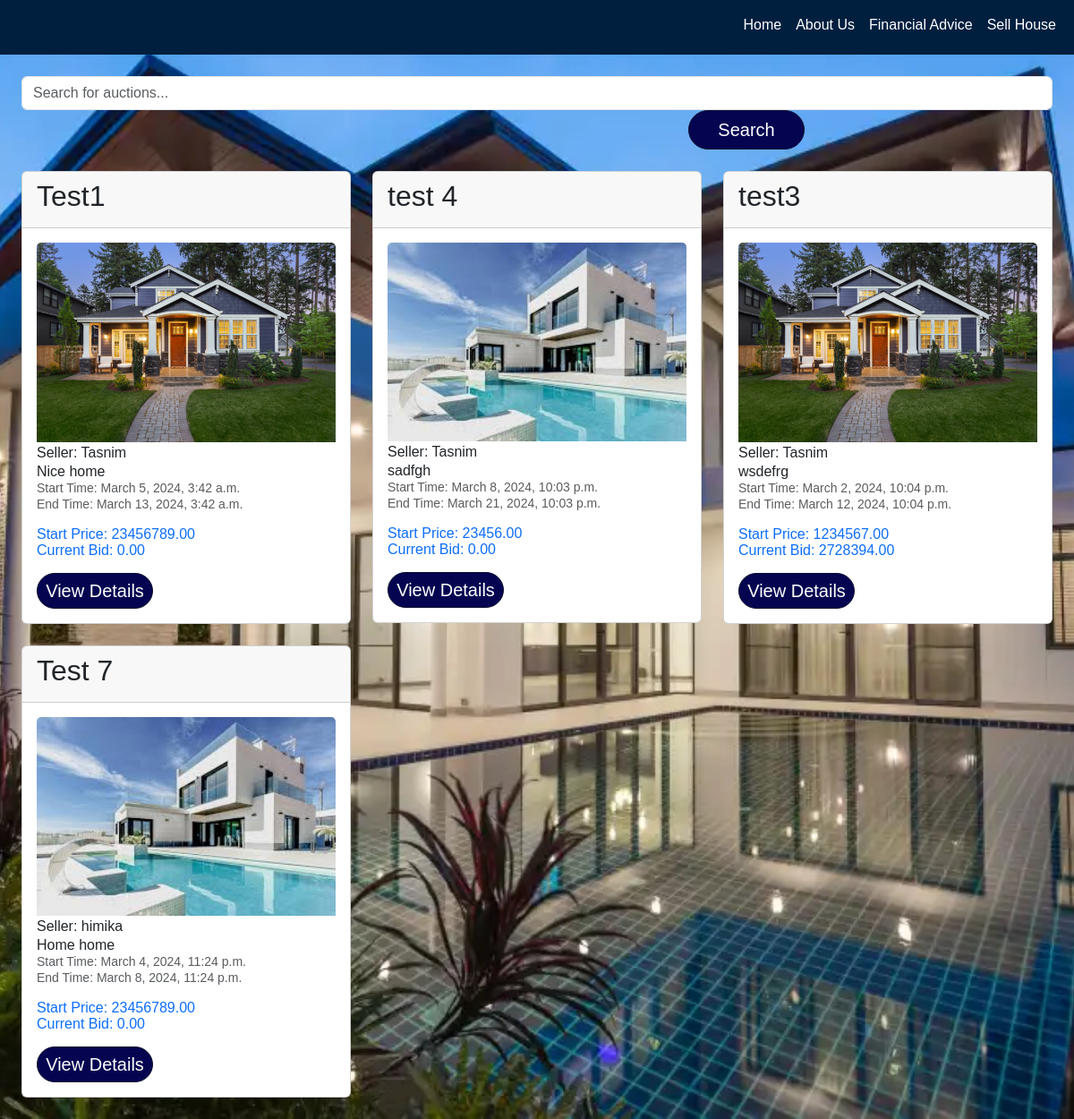
/search-past-auctions/, run on an earlier commit of the app's database.
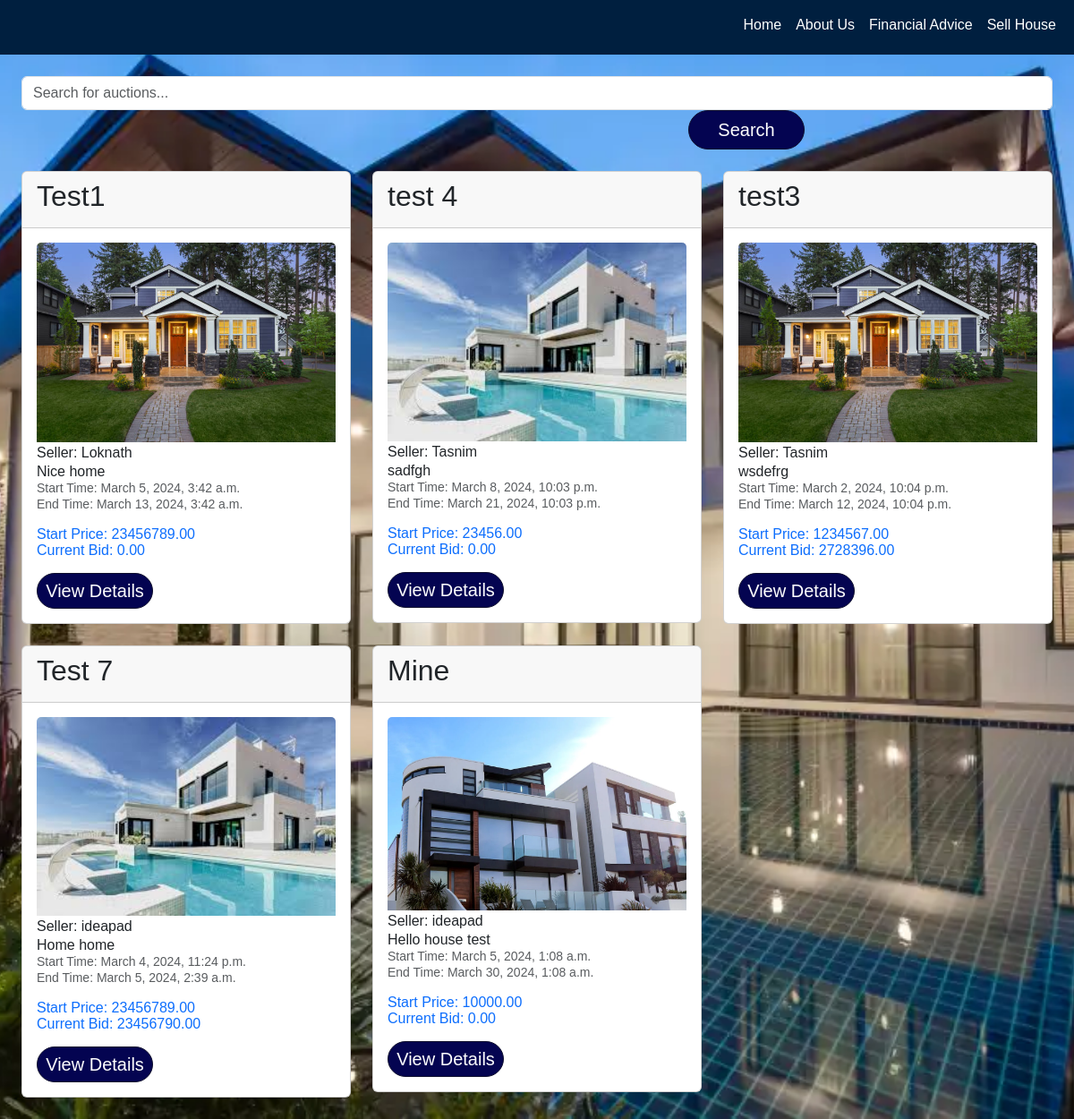
And on a later commit of the database.
### website/models.py (models this page shows, shortened)
class AuctionItem(models.Model):
    title = models.CharField(max_length=255)
    description = models.TextField()
    address = models.CharField(max_length=255)
    start_price = models.DecimalField(max_digits=10, decimal_places=2)
    current_bid = models.DecimalField(max_digits=10, decimal_places=2, default=0.00)
    current_bid_by = models.ForeignKey(User, on_delete=models.CASCADE,null=True, blank=True, related_name='bids_made')
    created_by = models.ForeignKey(User, on_delete=models.CASCADE, related_name='auction_items_created')
    start_time = models.DateTimeField()
    end_time = models.DateTimeField()
    image = models.ImageField(upload_to='auction_item_images/', blank=True, null=True)

### website/views.py (the view)
# urls.py: path('search-past-auctions/', views.search_past_auctions, name='search_past_auctions'),
def search_past_auctions(request):
    query = request.GET.get('query', '')
    current_time = timezone.now()
    past_auctions = AuctionItem.objects.filter(
        Q(title__icontains=query) | Q(address__icontains=query),
        end_time__lt=current_time
    )
    return render(request, 'auction_search.html', {'auctions': past_auctions, 'query': query, 'search_type': 'Past Auctions'})

### website/templates/auction_search.html (shortened to what this page needs)
{% extends 'base.html' %}
{% block content %}
<div class="container mt-4">
    <div class="search-container text-center mb-4">
        <form action="{% url 'website:search_live_auctions' %}" method="GET" class="form-inline">
            <input type="text" class="form-control" placeholder="Search for auctions..." name="query" required>
            <button type="submit" class="btn btn-primary">Search</button>
        </form>
    </div>
    <div class="row">
        {% if auctions %}
            {% for auction in auctions %}
                <div class="col-md-4 mb-4">
                    <div class="card">
                        <div class="card-header">
                            <h2>{{ auction.title }}</h2>
                        </div>
                        <div class="card-body">
                            {% if auction.image %}
                                <img src="{{ auction.image.url }}" alt="{{ auction.title }} Image" class="card-img-top">
                            {% endif %}
                            <h10 class="card-text text-dark">Seller: {{ auction.created_by.username }}</h10><br>
                            <p class="card-text text-dark mb-0">{{ auction.description|truncatewords:15 }}</p>
                            <p class="card-text mb-3">
                                <small class="text-muted">
                                    Start Time: <span class="start-time">{{ auction.start_time }}</span><br>
                                    End Time: {{ auction.end_time }}
                                </small>
                            </p>
                            <p class="card-text font-weight-bold text-primary mb-3">
                                Start Price: {{ auction.start_price }}<br>
                                Current Bid: {{ auction.current_bid }}
                            </p>
                            <a href="{% url 'website:auction_detail' item_id=auction.id %}" class="btn btn-sm btn-primary">View Details</a>
                        </div>
                    </div>
                </div>
            {% endfor %}
        {% else %}
            <p>No matching auctions found.</p>
        {% endif %}
    </div>
</div>
{% endblock %}

What changed in the data, as far as the page shows it:
changed AuctionItem "Test1": created_by.username "Tasnim" → "Loknath"
changed AuctionItem "test3": current_bid "2728394.00" → "2728396.00"
changed AuctionItem "Test 7": created_by.username "himika" → "ideapad"; end_time "March 8, 2024, 11:24 p.m." → "March 5, 2024, 2:39 a.m."; current_bid "0.00" → "23456790.00"
added AuctionItem: title "Mine", image (picture), created_by.username "ideapad", description "Hello house test", start_time "March 5, 2024, 1:08 a.m.", end_time "March 30, 2024, 1:08 a.m.", start_price "10000.00", current_bid "0.00"
